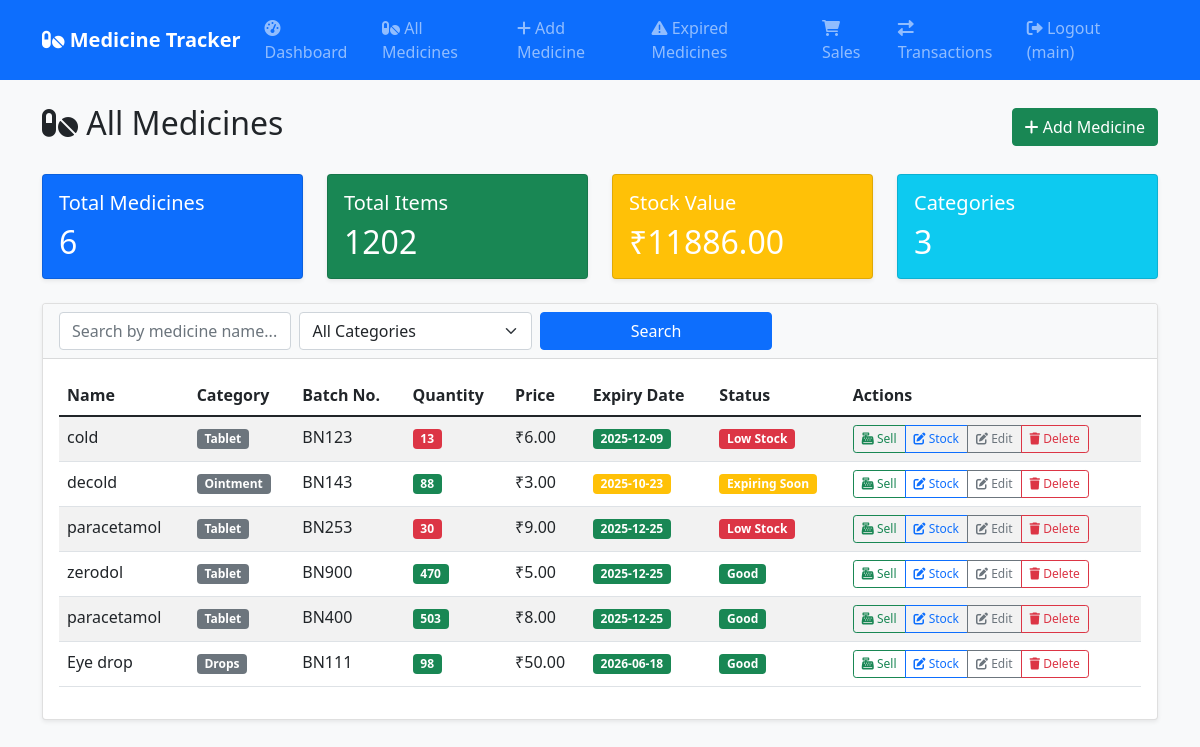
The page /medicines (signed in) on the database its author committed.
### models.py (models this page shows, shortened)
class User(UserMixin, db.Model):
    id = db.Column(db.Integer, primary_key=True)
    username = db.Column(db.String(80), unique=True, nullable=False)
    email = db.Column(db.String(120), unique=True, nullable=False)
    password_hash = db.Column(db.String(128))
    created_at = db.Column(db.DateTime, default=datetime.utcnow)
    medicines = db.relationship('Medicine', backref='user', lazy=True)
    transactions = db.relationship('Transaction', backref='user', lazy=True)
    sales = db.relationship('Sale', backref='user', lazy=True)

class Medicine(db.Model):
    id = db.Column(db.Integer, primary_key=True)
    name = db.Column(db.String(100), nullable=False)
    batch_number = db.Column(db.String(50), nullable=False)
    category = db.Column(db.String(50), nullable=False, default='tablet')
    quantity = db.Column(db.Integer, nullable=False)
    price = db.Column(db.Float, nullable=False)
    expiry_date = db.Column(db.Date, nullable=False)
    low_stock_alert = db.Column(db.Integer, default=10)
    created_at = db.Column(db.DateTime, default=datetime.utcnow)
    user_id = db.Column(db.Integer, db.ForeignKey('user.id'), nullable=False)
    transactions = db.relationship('Transaction', backref='medicine', lazy=True)
    sales = db.relationship('Sale', backref='medicine', lazy=True)

### app.py (the view)
@app.route('/medicines')
@login_required
def medicines():
    from datetime import date, timedelta
    search = request.args.get('search', '')
    category_filter = request.args.get('category', '')
    query = Medicine.query.filter(Medicine.user_id == current_user.id)
    if search:
        query = query.filter(Medicine.name.ilike(f'%{search}%'))
    if category_filter:
        query = query.filter(Medicine.category == category_filter)
    medicines_list = query.all()
    expiry_threshold = date.today() + timedelta(days=30)
    total_stock_value = sum(med.quantity * med.price for med in medicines_list)
    total_items = sum(med.quantity for med in medicines_list)
    return render_template('medicines.html',
                         medicines=medicines_list,
                         search=search,
                         category_filter=category_filter,
                         current_date=date.today(),
                         expiry_threshold=expiry_threshold,
                         total_stock_value=total_stock_value,
                         total_items=total_items)

### app.py (called while the page is built)
@login_manager.user_loader
def load_user(user_id):
    return User.query.get(int(user_id))

@app.context_processor
def inject_current_date():
    from datetime import date
    return {'current_date': date.today()}

@app.context_processor
def inject_navigation():
    categories = ['tablet', 'syrup', 'capsule', 'ointment', 'injection', 'drops', 'inhaler', 'cream', 'gel', 'powder']
    return {
        'navigation': [
            {'name': 'Dashboard', 'url': url_for('dashboard'), 'icon': 'fas fa-tachometer-alt'},
            {'name': 'All Medicines', 'url': url_for('medicines'), 'icon': 'fas fa-pills'},
            {'name': 'Add Medicine', 'url': url_for('add_medicine'), 'icon': 'fas fa-plus'},
            {'name': 'Expired Medicines', 'url': url_for('expired_medicines'), 'icon': 'fas fa-exclamation-triangle'},
            {'name': 'Sales', 'url': url_for('sales'), 'icon': 'fas fa-shopping-cart'},
            {'name': 'Transactions', 'url': url_for('transactions'), 'icon': 'fas fa-exchange-alt'},
        ],
        'categories': categories
    }

@app.template_filter('unique')
def unique_filter(sequence):
    seen = set()
    result = []
    for item in sequence:
        if item not in seen:
            seen.add(item)
            result.append(item)
    return result

### Templates/medicines.html (shortened to what this page needs)
{% extends "base.html" %}
{% block content %}
<div class="d-flex justify-content-between align-items-center mb-4">
    <h2><i class="fas fa-pills"></i> All Medicines</h2>
    <a href="{{ url_for('add_medicine') }}" class="btn btn-success">
        <i class="fas fa-plus"></i> Add Medicine
    </a>
</div>
<div class="row mb-4">
    <div class="col-md-3">
        <div class="card text-white bg-primary">
            <div class="card-body">
                <h5 class="card-title">Total Medicines</h5>
                <h2 class="card-text">{{ medicines|length }}</h2>
            </div>
        </div>
    </div>
    <div class="col-md-3">
        <div class="card text-white bg-success">
            <div class="card-body">
                <h5 class="card-title">Total Items</h5>
                <h2 class="card-text">{{ total_items }}</h2>
            </div>
        </div>
    </div>
    <div class="col-md-3">
        <div class="card text-white bg-warning">
            <div class="card-body">
                <h5 class="card-title">Stock Value</h5>
                <h2 class="card-text">₹{{ "%.2f"|format(total_stock_value) }}</h2>
            </div>
        </div>
    </div>
    <div class="col-md-3">
        <div class="card text-white bg-info">
            <div class="card-body">
                <h5 class="card-title">Categories</h5>
                <h2 class="card-text">{{ medicines|map(attribute='category')|unique|list|length }}</h2>
            </div>
        </div>
    </div>
</div>
<div class="card">
    <div class="card-header">
        <div class="row">
            <div class="col-md-8">
                <form method="GET" class="row g-2">
                    <div class="col-md-4">
                        <input type="text" name="search" class="form-control" placeholder="Search by medicine name..." value="{{ search }}">
                    </div>
                    <div class="col-md-4">
                        <select name="category" class="form-select">
                            <option value="">All Categories</option>
                        </select>
                    </div>
                    <div class="col-md-4">
                        <button type="submit" class="btn btn-primary w-100">Search</button>
                    </div>
                </form>
            </div>
            <div class="col-md-4 text-end">
            </div>
        </div>
    </div>
    <div class="card-body">
        {% if medicines %}
        <div class="table-responsive">
            <table class="table table-striped">
                <thead>
                    <tr>
                        <th>Name</th>
                        <th>Category</th>
                        <th>Batch No.</th>
                        <th>Quantity</th>
                        <th>Price</th>
                        <th>Expiry Date</th>
                        <th>Status</th>
                        <th>Actions</th>
                    </tr>
                </thead>
                <tbody>
                    {% for medicine in medicines %}
                    <tr>
                        <td>{{ medicine.name }}</td>
                        <td>
                            <span class="badge bg-secondary">{{ medicine.category|title }}</span>
                        </td>
                        <td>{{ medicine.batch_number }}</td>
                        <td>
                            <span class="badge {% if medicine.quantity <= medicine.low_stock_alert %}bg-danger{% else %}bg-success{% endif %}">
                                {{ medicine.quantity }}
                            </span>
                        </td>
                        <td>₹{{ "%.2f"|format(medicine.price) }}</td>
                        <td>
                            <span class="badge {% if medicine.expiry_date < current_date %}bg-secondary{% elif medicine.expiry_date <= expiry_threshold %}bg-warning{% else %}bg-success{% endif %}">
                                {{ medicine.expiry_date }}
                            </span>
                        </td>
                        <td>
                            {% if medicine.expiry_date < current_date %}
                                <span class="badge bg-secondary">Expired</span>
                            {% elif medicine.expiry_date <= expiry_threshold %}
                                <span class="badge bg-warning">Expiring Soon</span>
                            {% elif medicine.quantity <= medicine.low_stock_alert %}
                                <span class="badge bg-danger">Low Stock</span>
                            {% else %}
                                <span class="badge bg-success">Good</span>
                            {% endif %}
                        </td>
                        <td>
                            <div class="btn-group btn-group-sm">
                                <a href="{{ url_for('sell_medicine', medicine_id=medicine.id) }}" class="btn btn-outline-success">
                                    <i class="fas fa-cash-register"></i> Sell
                                </a>
                                <button type="button" class="btn btn-outline-primary" data-bs-toggle="modal" data-bs-target="#stockModal{{ medicine.id }}">
                                    <i class="fas fa-edit"></i> Stock
                                </button>
                                <a href="{{ url_for('edit_medicine', medicine_id=medicine.id) }}" class="btn btn-outline-secondary">
                                    <i class="fas fa-edit"></i> Edit
                                </a>
                                <a href="{{ url_for('delete_medicine', medicine_id=medicine.id) }}" class="btn btn-outline-danger" onclick="return confirm('Are you sure you want to delete this medicine?')">
                                    <i class="fas fa-trash"></i> Delete
                                </a>
                            </div>
                        </td>
                    </tr>
                    {% endfor %}
                </tbody>
            </table>
        </div>
        {% endif %}
    </div>
</div>
{% endblock %}

### Templates/base.html (shortened to what this page needs)
<!DOCTYPE html>
<html lang="en">
<head>
    <link href="https://cdn.jsdelivr.net/npm/bootstrap@5.1.3/dist/css/bootstrap.min.css" rel="stylesheet">
    <link href="https://cdnjs.cloudflare.com/ajax/libs/font-awesome/6.0.0/css/all.min.css" rel="stylesheet">
    <link href="{{ url_for('static', filename='style.css') }}" rel="stylesheet">
</head>
<body>
    <nav class="navbar navbar-expand-lg navbar-dark bg-primary">
        <div class="container">
            <a class="navbar-brand" href="{{ url_for('dashboard') }}">
                <i class="fas fa-pills"></i> Medicine Tracker
            </a>
            {% if current_user.is_authenticated %}
            <div class="collapse navbar-collapse" id="navbarNav">
                <ul class="navbar-nav me-auto">
                    {% for item in navigation %}
                    <li class="nav-item">
                        <a class="nav-link" href="{{ item.url }}">
                            <i class="{{ item.icon }}"></i> {{ item.name }}
                        </a>
                    </li>
                    {% endfor %}
                </ul>
                <div class="navbar-nav">
                    <a class="nav-link" href="{{ url_for('logout') }}">
                        <i class="fas fa-sign-out-alt"></i> Logout ({{ current_user.username }})
                    </a>
                </div>
            </div>
            {% endif %}
        </div>
    </nav>
    <div class="container mt-4">
        {% block content %}{% endblock %}
    </div>
</body>
</html>

### Static/style.css (style rules this page uses)
body { background-color: #f8f9fa; }
.card { box-shadow: 0 0.125rem 0.25rem rgba(0, 0, 0, 0.075); border: 1px solid rgba(0, 0, 0, 0.125); }
.card-header { background-color: #f8f9fa; border-bottom: 1px solid rgba(0, 0, 0, 0.125); }
.navbar-brand { font-weight: bold; }
.table th { border-top: none; font-weight: 600; }
.badge { font-size: 0.75em; }
.btn-group-sm > .btn { padding: 0.25rem 0.5rem; font-size: 0.75rem; }

### rows shown on the page
User: username "main"
Medicine: name "cold", category "Tablet", batch_number "BN123", quantity "13", price "6.00", expiry_date "2025-12-09", low_stock_alert "Low Stock"
Medicine: name "decold", category "Ointment", batch_number "BN143", quantity "88", price "3.00", expiry_date "2025-10-23", shows "Expiring Soon"
Medicine: name "paracetamol", category "Tablet", batch_number "BN253", quantity "30", price "9.00", expiry_date "2025-12-25", low_stock_alert "Low Stock"
Medicine: name "zerodol", category "Tablet", batch_number "BN900", quantity "470", price "5.00", expiry_date "2025-12-25", low_stock_alert "Good"
Medicine: name "paracetamol", category "Tablet", batch_number "BN400", quantity "503", price "8.00", expiry_date "2025-12-25", low_stock_alert "Good"
Medicine: name "Eye drop", category "Drops", batch_number "BN111", quantity "98", price "50.00", expiry_date "2026-06-18", low_stock_alert "Good"

### other values the page prints
{{ item.name }} "Dashboard" "All Medicines" "Add Medicine" "Expired Medicines" "Sales" "Transactions"
{{ medicines|length }} "6"
{{ total_items }} "1202"
{{ "%.2f"|format(total_stock_value) }} "11886.00"
{{ medicines|map(attribute='category')|unique|list|length }} "3"
